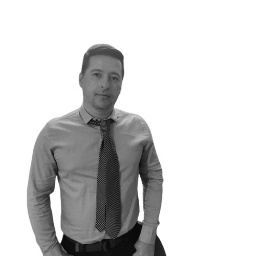
#> input picture Punto2/Fotoperfil_b&n.jpg, 256 x 256 px, found by its file name
$ jupyter execute Distancia_Media.ipynb
#> lines starting #> are read from the running program, lines starting #| are printed output that depends on the picture; after the words box and inside, x2 and y2 are one past the last pixel; in counts of white or black regions, pixels touching at a corner belong together; long printed decimals are rounded
[cell 1]
from google.colab.patches import cv2_imshow
import cv2
import numpy as np

[cell 2]
imagen_original = cv2.imread('/content/Fotoperfil_b&n.jpg') # Cargar la imagen original
#> imagen_original is the input picture: shape (256, 256, 3); min 5, max 255, mean 209

[cell 3]
clasificador_rostro = cv2.CascadeClassifier(cv2.data.haarcascades + 'haarcascade_frontalface_default.xml') # Cargar el clasificador de Haar para la detección de rostros

[cell 4]
rostros = clasificador_rostro.detectMultiScale(imagen_original, scaleFactor=1.3, minNeighbors=5) # Detectar rostros en la imagen original
#> rostros = [[80, 58, 49, 49]]

[cell 5]
distancias = [] # se Crea una lista para almacenar las distancias
caras = []

[cell 6]
for (x, y, w, h) in rostros: # Calcular la cara media
    cara_recortada = imagen_original[y:y+h, x:x+w]
    caras.append(cara_recortada)
#> this loop made 1 pass
#> pass 1, `cara_recortada = imagen_original[y:y+h, x:x+w]`:
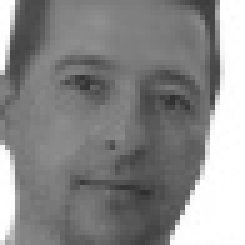
#> cara_recortada: shape (49, 49, 3) (shown 5 times larger); min 47, max 255, mean 137.6
#> after the loop, caras = 1 item
cara_media = np.mean(caras, axis=0)

[cell 7]
cara_media = cv2.cvtColor(cara_media.astype(np.uint8), cv2.COLOR_BGR2GRAY) # Convertir la cara media a escala de grises
#> cara_media: shape (49, 49)

[cell 8]
cara_media_redimensionada = cv2.resize(cara_media, (w, h)) #Redimensionar la cara media para que tenga el mismo tamaño que las caras recortadas

[cell 9]
for (x, y, w, h) in rostros:
    cv2.rectangle(imagen_original, (x, y), (x+w, y+h), (255, 0, 0), 2) # Dibujar rectángulos alrededor de los rostros detectados en la imagen original
    cara_recortada = imagen_original[y:y+h, x:x+w] # Recortar la cara en la imagen original
    cara_recortada_gris = cv2.cvtColor(cara_recortada, cv2.COLOR_BGR2GRAY) # Convertir la cara recortada a escala de grises
    cara_recortada_redimensionada = cv2.resize(cara_recortada_gris, (w, h)) # Redimensionar la cara recortada para que tenga el mismo tamaño que la cara media
    distancia = np.linalg.norm(cara_recortada_redimensionada - cara_media_redimensionada) # Calcular la distancia euclidiana entre la cara recortada y la cara media
    distancias.append(distancia)
#> this loop made 1 pass
#> (x, y, w, h, distancia) on pass 1: (80, 58, 49, 49, 2175.3)
#> pass 1, `cara_recortada = imagen_original[y:y+h, x:x+w]`:
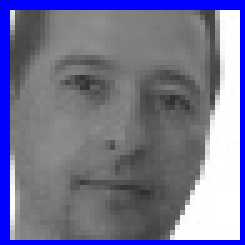
#> cara_recortada: shape (49, 49, 3) (shown 5 times larger); mean B, G, R 146.7, 116.4, 116.4
#> pass 1, `cara_recortada_gris = cv2.cvtColor(cara_recortada, cv2.COLOR_BGR2GRAY)`:
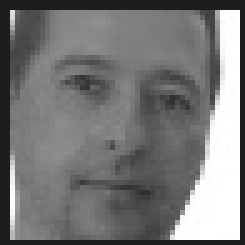
#> cara_recortada_gris: shape (49, 49) (shown 5 times larger); min 29, max 255, mean 119.8
#> after the loop:
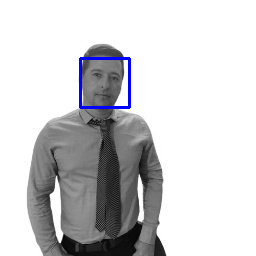
#> imagen_original: shape (256, 256, 3); 0.89% of pixels changed, all inside (x1, y1, x2, y2) = (79, 57, 131, 109)
#> after the loop, distancias = [2175.3]
cv2_imshow(imagen_original) # Mostrar la imagen original con los rectángulos trazados

[cell 10]
for i, distancia in enumerate(distancias):
    print(f"Distancia del rostro {i+1} a la cara media: {distancia}") # Imprimo la distancia
#> this loop made 1 pass
#| Distancia del rostro 1 a la cara media: 2175.252
